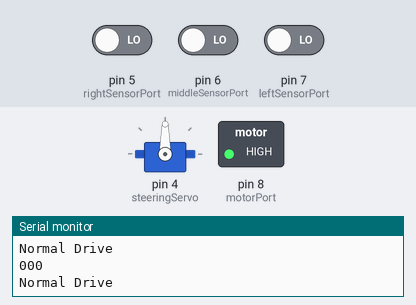
Simulated run of this sketch. Board: Arduino Uno, built with avr-gcc and run on an emulated ATmega328P. Shown: servo, switched loads named in the sketch (green lamp = pin HIGH), the last lines printed to the serial monitor. Inputs (shaded band) come from the test bench; at power-on: pin 5 (rightSensorPort) LOW, pin 6 (middleSensorPort) LOW, pin 7 (leftSensorPort) LOW. At 10.9 s the program stops and its outputs stay as they are.

Above: at 1.7 s.
1.8 s: pin 5 (rightSensorPort) driven HIGH
At 2.6 s:
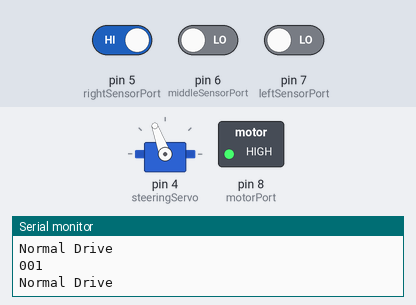
3.3 s: pin 5 (rightSensorPort) driven LOW
At 3.9 s:
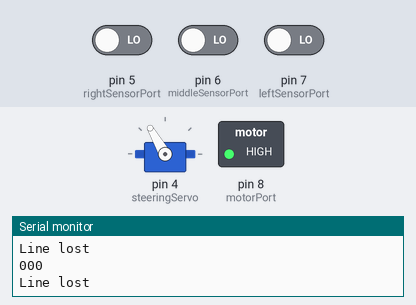
4.8 s: pin 6 (middleSensorPort) driven HIGH
At 5.2 s:
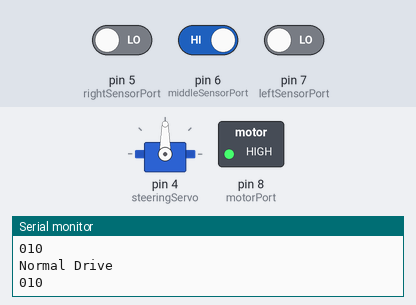
6.3 s: pin 7 (leftSensorPort) driven HIGH
At 6.9 s:
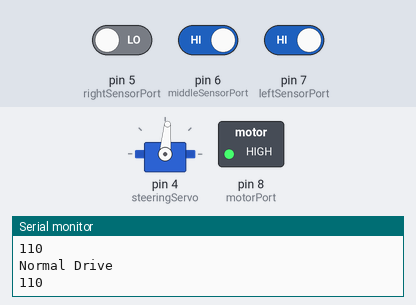
9.3 s: pin 6 (middleSensorPort) driven LOW
At 10.0 s:
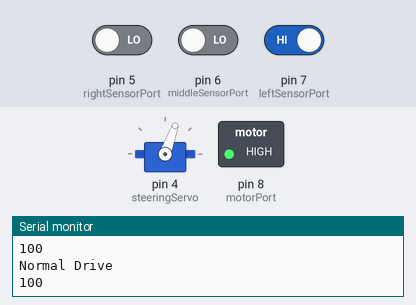
10.8 s: pin 5 (rightSensorPort) driven HIGH
At 11.8 s:
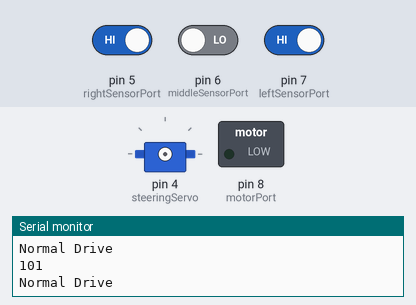
Timing chart, 0 to 12.4 s (numbered marks = the images above; inputs shaded):
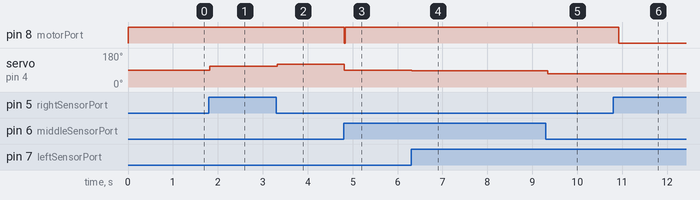

Measured:
- after the input at 1.8 s, servo on pin 4 (steeringServo): 90° → 110° at once
- after the input at 3.3 s, servo on pin 4 (steeringServo): 110° → 120° at once
- after the input at 4.8 s, pin 8 (motorPort): HIGH → LOW at once, → HIGH 0.02 s later; servo on pin 4 (steeringServo): 120° → 90° at once
- after the input at 6.3 s, servo on pin 4 (steeringServo): 90° → 85° at once
- after the input at 9.3 s, servo on pin 4 (steeringServo): 85° → 70° at once
- after the input at 10.8 s, pin 8 (motorPort): HIGH → LOW after 0.12 s

The sketch:

state_control_working.ino
```cpp
#include <Servo.h>

Servo steeringServo;  //create steeringServo
int currentSpeed = 190; //enumerate speed and acceleration
int acceleration = 20;

//enumerate ports for motor and sensors
int motorPort = 8;
int leftSensorPort = 7;
int middleSensorPort = 6;
int rightSensorPort = 5;

//enumerate states
int currentState = 0;
int normalDrive = 0;
int seekRight = 1;
int seekLeft = 2;

//variables to store sensor readings
int leftSensor = 0;
int middleSensor = 0;
int rightSensor = 0;

//variables to store turning radii
int correctRadius = 5;
int turnRadius = 20;
int seekRadius = 30;

float leftSensorRunning = 0;
float middleSensorRunning = 0;
float rightSensorRunning = 0;

int previousSensor = 0;

void setup() {
  pinMode(motorPort, OUTPUT); //set motor control port to output mode

  steeringServo.attach(4);    //attach the steeringServo to its control port

  Serial.begin(9600);

  analogWrite(motorPort, currentSpeed);
  delay(500);
  //setMotorSpeed(120);
}

void loop() {

  for(int i = 0; i < 10; i++) {
    readSensors();
    leftSensorRunning += leftSensor;
    middleSensorRunning += middleSensor;
    rightSensorRunning += rightSensor;
  }

  if (leftSensorRunning > 0.5){
    leftSensor = 1;
  }
  if (middleSensorRunning > 0.5) {
   middleSensor = 1;
  }
  if (rightSensorRunning > 0.5) {
    rightSensor = 1;
  }

  Serial.print(leftSensor);
  Serial.print(middleSensor);
  Serial.println(rightSensor);

  if(currentState == normalDrive) {
    Serial.println("Normal Drive");
    if (middleSensor == 1 && rightSensor == 0 && leftSensor == 0) {
      //straight ahead
      currentState = normalDrive;
      steeringServo.write(90);
      analogWrite(motorPort, currentSpeed);
    } else if (middleSensor == 1 && rightSensor == 1 && leftSensor == 0) {
      //correct right
      currentState = normalDrive;
      steeringServo.write(90 + correctRadius);
      analogWrite(motorPort, currentSpeed);
    } else if (middleSensor == 1 && rightSensor == 0 && leftSensor == 1) {
      //correct left
      currentState = normalDrive;
      steeringServo.write(90 - correctRadius);
      analogWrite(motorPort, currentSpeed);
    } else if (middleSensor == 0 && rightSensor == 1 && leftSensor == 0) {
      //turn right
      steeringServo.write(90 + turnRadius);
      analogWrite(motorPort, currentSpeed - 40);
      previousSensor = 2;
    } else if (middleSensor == 0 && rightSensor == 0 && leftSensor == 1) {
      //turn left
      steeringServo.write(90 - turnRadius);
      analogWrite(motorPort, currentSpeed - 40);
      previousSensor = 1;
    } else if (rightSensor == 1 && leftSensor == 1) {
      //stop
      delay(100);
      analogWrite(motorPort, 0);
      exit(0);
    } else if (rightSensor == 0 && leftSensor == 0 && middleSensor == 0) {
      if(previousSensor == 1) {
        //seek left
        currentState = seekLeft;
        steeringServo.write(90 - seekRadius);
        analogWrite(motorPort, currentSpeed - 40);
      } else if (previousSensor == 2) {
        //seek right
        currentState = seekRight;
        steeringServo.write(90 + seekRadius);
        analogWrite(motorPort, currentSpeed - 40);
      } else {
        //Serial.println("No Previous Sensor Data");
        steeringServo.write(90);
        currentState = normalDrive;
      }
    } else {
      Serial.println("Not valid");
      analogWrite(motorPort, 0);
    }
  } else if (currentState == seekRight) {
    //Serial.println("Seeking Right");
    if(rightSensor == 0 && leftSensor == 0 && middleSensor == 0) {
      steeringServo.write(90 + seekRadius);
      analogWrite(motorPort, currentSpeed - 40);
      currentState = seekRight;
      Serial.println("Line lost");
    } else if(rightSensor == 1 && leftSensor == 0 && middleSensor == 0) {
      steeringServo.write(90 + turnRadius);
      analogWrite(motorPort, currentSpeed - 40);
      currentState = seekRight;
      Serial.println("Outside sensor found");
    } else if (rightSensor == 1 && leftSensor == 0 && middleSensor == 1) {
      steeringServo.write(90 + correctRadius);
      analogWrite(motorPort, currentSpeed);
      currentState = normalDrive;
      Serial.println("Outside and Middle sensor found");
    } else {
      steeringServo.write(90);
      analogWrite(motorPort, 0);
      currentState = normalDrive;
    }
  } else if (currentState == seekLeft) {
    //Serial.println("Seeking Left");
    if(rightSensor == 0 && leftSensor == 0 && middleSensor == 0) {
      steeringServo.write(90 - seekRadius);
      analogWrite(motorPort, currentSpeed - 40);
      currentState = seekLeft;
      Serial.println("Line lost");
    } else if(rightSensor == 0 && leftSensor == 1 && middleSensor == 0) {
      steeringServo.write(90 - (turnRadius-5));
      analogWrite(motorPort, currentSpeed - 40);
      currentState = seekLeft;
      Serial.println("Outside sensor found");
    } else if (rightSensor == 0 && leftSensor == 1 && middleSensor == 1) {
      steeringServo.write(90 - correctRadius);
      analogWrite(motorPort, currentSpeed);
      currentState = normalDrive;
      Serial.println("Outside and Middle sensor found");
    } else {
      steeringServo.write(90);
      analogWrite(motorPort, 0);
      currentState = normalDrive;
    }
  }

  leftSensor = 0;
  middleSensor = 0;
  rightSensor = 0;
  leftSensorRunning = 0.0;
  middleSensorRunning = 0.0;
  rightSensorRunning = 0.0;
}

  //-----------FUNCTIONS-----------------

//sets sensor ports to outputs, writes them high and holds for 500 us
//sets them to inputs, waits for 500 us, reads sensor ports and stores
//results in corresponding variables for use in control algorithm
void readSensors() {
  pinMode(rightSensorPort, OUTPUT);
  pinMode(middleSensorPort, OUTPUT);
  pinMode(leftSensorPort, OUTPUT);

  digitalWrite(rightSensorPort, HIGH);
  digitalWrite(middleSensorPort, HIGH);
  digitalWrite(leftSensorPort, HIGH);
  delayMicroseconds(400);

  pinMode(rightSensorPort, INPUT);
  pinMode(middleSensorPort, INPUT);
  pinMode(leftSensorPort, INPUT);
  delayMicroseconds(400);

  leftSensor = digitalRead(leftSensorPort);
  middleSensor = digitalRead(middleSensorPort);
  rightSensor = digitalRead(rightSensorPort);
}
```
